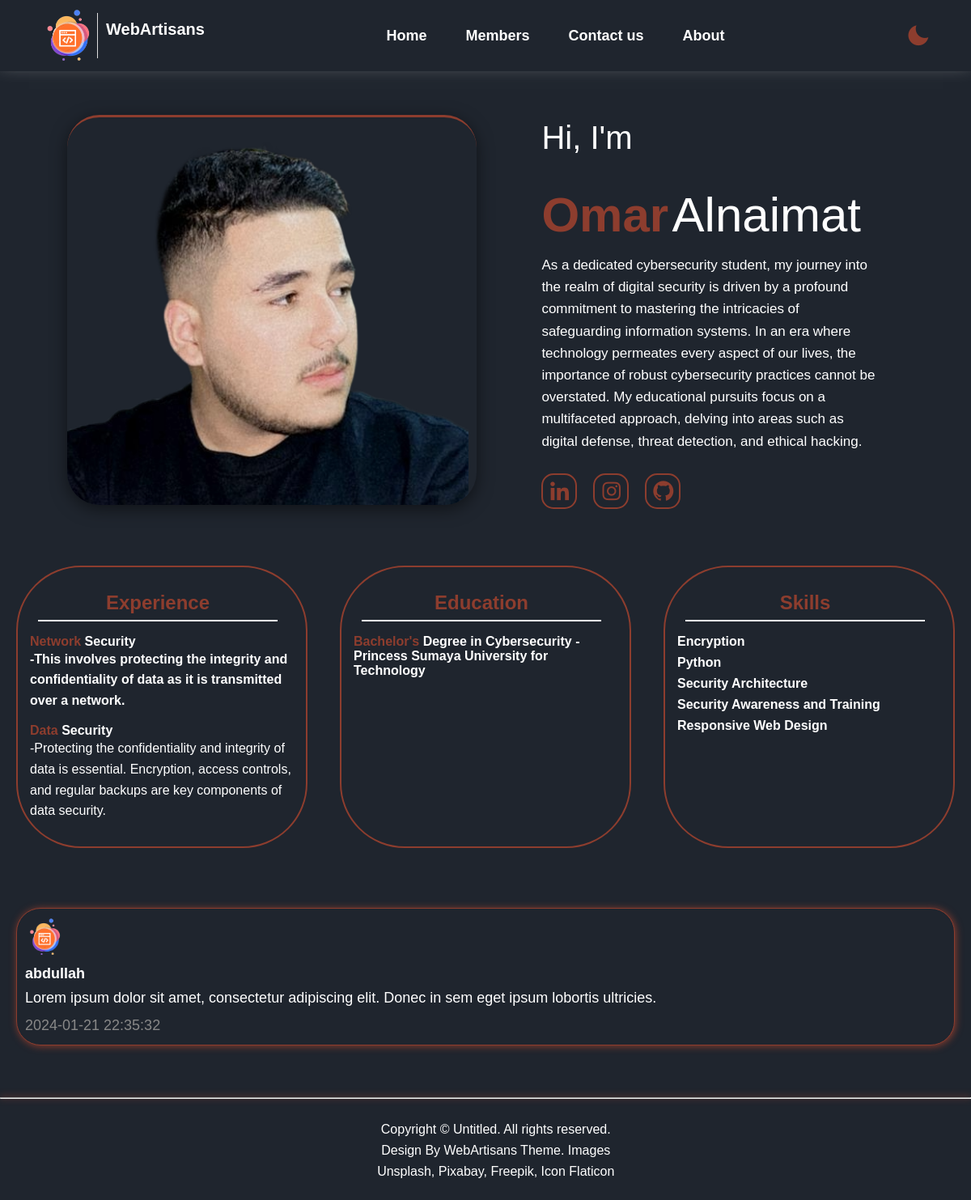
/pages/omar/myPage.php, run on the app's committed database.
### tables this page shows
CREATE TABLE `teammessages` (
  `first_name` text NOT NULL,
  `last_name` text DEFAULT NULL,
  `email` text DEFAULT NULL,
  `team_member` text NOT NULL,
  `message` text NOT NULL,
  `msg_date` text NOT NULL DEFAULT current_timestamp()
);

### pages/omar/myPage.php (the view, shortened to what this page needs)
<!DOCTYPE html>
<html lang="en">
<head>
    <link href="https://unpkg.com/boxicons@2.1.4/css/boxicons.min.css" rel="stylesheet">
</head>
<body>
<body>
    <header>
        <a href="../../home.html" class="logo">
            <img src="../../pics/logo.png">
            <p>WebArtisans</p>
        </a>
        <nav>
            <ul>
                <li class="lst-item titlebar"><a class="titlebar" href="../../home.html">Home</a></li>
                <li class="lst-item dropdown">
                    <a href="#" class="dropbtn titlebar">Members</a>
                </li>
                <li class="lst-item "><a class="titlebar" href="../../pages/contact/contact.html">Contact us</a></li>
                <li class="lst-item "><a class="titlebar" href="#">About</a></li>
            </ul>
        </nav>
        <i id="moonIcon" class="bx bxs-moon"></i>
    </header>
    <main>
        <section class="img-sec">
            <img src="pics/omar2.png" alt="person">
        </section>
        <section class="bio-sec">
            <p class="Greeting" style="font-size:40px;">Hi, I'm</p>
            <h1 style="display:inline;font-size:60px;"><span class="orange-txt">Omar</span></h1>
            <p class="Greeting" style="font-size:60px;display:inline;"> Alnaimat</p>
            <p>As a dedicated cybersecurity student, my journey into the realm of digital security is driven by a
                profound commitment to mastering the intricacies of safeguarding information systems. In an era where
                technology permeates every aspect of our
                lives, the importance of robust cybersecurity practices cannot be overstated. My educational pursuits
                focus on a multifaceted approach, delving into areas such as digital defense, threat detection, and
                ethical hacking.</p>
            <div class="social-media">
                <a href="https://www.linkedin.com/in/omar-aljaafreh-55355b2aa/" target="_blank"><i
                        class="bx bxl-linkedin"></i></a>
                <a href="https://www.instagram.com/_omar_aljaafreh_/" target="_blank"><i
                        class="bx bxl-instagram"></i></a>
                <a href="https://github.com/aljaafreh3" target="_blank"><i class="bx bxl-github"></i></a>
            </div>
        </section>
    </main>
    <section class="cv">
        <div class="section1">
            <h3 class="Experience">Experience</h3>
            <ul>
                <li>
                    <h4><span class="orange-txt">Network</span> Security
                        <h4>
                            <p>-This involves protecting the integrity and confidentiality of data as it is transmitted
                                over a network.</p>
                </li>
                <li>
                    <h4><span class="orange-txt">Data</span> Security</h4>
                    <p>-Protecting the confidentiality and integrity of data is essential. Encryption, access controls,
                        and regular backups are key components of data security.</p>
                </li>
            </ul>
        </div>
        <div class="section1">
            <h3 class="Education">Education</h3>
            <ul>
                <li>
                    <h4 class="tst"><span class="orange-txt">Bachelor's</span> Degree in Cybersecurity - Princess Sumaya
                        University for Technology</h4>
                </li>
            </ul>
        </div>
        <div class="section1">
            <h3 class="Skills">Skills</h3>
            <ul class="hobbies">
                <li><b>Encryption</b></li>
                <li><b>Python</b> </li>
                <li><b>Security Architecture</b> </li>
                <li><b>Security Awareness and Training</b></li>
                <li><b>Responsive Web Design</b></li>
            </ul>
        </div>
    </section>
    <br>
    <br>
    <br>
    <ul class="tsst">
<?php
                    $servername = "localhost";
                    $username = "root";
                    $password = "";
                    $dbname = "webartisans";
                    $conn = new mysqli($servername, $username, $password, $dbname);
                    $teamMember = "Omar";
                    $sql = "SELECT first_name, msg_date, message FROM teammessages WHERE team_member = '$teamMember'";
                    $result = $conn->query($sql);
                    if ($result->num_rows > 0) {
                        echo "<ul>";
                        while ($row = $result->fetch_assoc()) {
                            echo "<li class='msg'>";
                            echo "<img src='../../pics/logo.png' alt='user'>";
                            echo "<h3 class='usr-name'>" . htmlspecialchars($row['first_name']) . "</h3>";
                            echo "<p class='usr-msg' style='font-size:large;'>" . htmlspecialchars($row['message']) . "</p>";
                            echo "<p class='usr-date' style='font-size:large;'>" . htmlspecialchars($row['msg_date']) . "</p></li>";
                        }
                        echo "</ul>";
                    } else {
                    echo "<li>No messages yet for " . $teamMember . "</li>";
                    }
                ?>
    </ul>
    <br>
    <br>
    <br>
    <hr>
    <main>
        <footer>
            <p class="copyright">Copyright © Untitled. All rights reserved. Design By WebArtisans Theme. Images
                Unsplash, Pixabay, Freepik, Icon Flaticon</p>
        </footer>
    </main>
</body>
</html>

### pages/omar/myPage.php (style rules this page uses)
* { margin: 0; padding: 0; color: white; font-family: 'Gill Sans', 'Gill Sans MT', Calibri, 'Trebuchet MS', sans-serif; }
h2, p, li { font-family: 'Gill Sans', 'Gill Sans MT', Calibri, 'Trebuchet MS', sans-serif; }
body { background-color: #1f252e; font-family: 'Outfit', sans-serif; height: 100vh; width: 100%; }
header { display: flex; height: 7vh; box-shadow: 0px -12px 23px rgb(164, 163, 163); justify-content: space-between; align-items: center; padding: 16px 50px; }
nav { display: flex; align-items: center; }
nav>ul { display: flex; list-style-type: none; align-items: center; width: 100%; position: relative; }
.lst-item { margin: 15px 24px; font-size: 18px; font-weight: 600; }
.dropdown { position: relative; display: inline-block; }
.logo { display: flex; align-items: center; font-size: 20px; text-decoration: none; font-weight: 650; color: white; align-items: center; }
.logo>img { width: 70px; height: 70px; }
.lst-item>a { text-decoration: none; color: white; }
header>i { color: #8D3D2E; font-size: 25px; }
main { display: flex; justify-content: center; align-items: center; margin-top: auto; margin-bottom: auto; padding: 10px; position: relative; }
main>section { width: 35%; margin: 40px; }
.section1 { margin: 20px; margin-bottom: 20px; padding-bottom: 20px; background-color: #1f252e; border: 2px solid #8D3D2E; border-radius: 80px; overflow: hidden; width: 35%; padding: 15px; }
.copyright { margin-left: 40px; border-radius: 30px; overflow: hidden; width: 35%; padding: 15px; text-align: center; position: relative; left: 28%; }
.cv { display: flex; }
hr { color: #8D3D2E; box-shadow: 0px -1px 8px #8D3D2E; }
h3 { color: white; font-size: 1.5rem; margin-bottom: 1rem; }
p { line-height: 1.6; margin-bottom: 1rem; }
ul { list-style-type: none; padding: 0; margin: 0; }
li { margin-bottom: 0.5rem; }
.img-sec { box-shadow: 0px 5px 20px rgba(0, 0, 0, 0.5); border-radius: 40px; margin-left: 5px; border-top: 3px solid #8D3D2E; width: 506.8px; height: 478.98px; border-width: 3px; padding-bottom: 0; overflow: hidden; }
.img-sec>img { width: 100%; position: relative; top: 10px; left: -10px; }
.bio-sec { align-items: center; justify-content: center; }
span.orange-txt { color: #8D3D2E; }
.bio-sec>p { font-size: 17px; }
.bio-sec>h1 { padding: 10px 0; font-size: 35px; }
.Experience, .Education, .Skills { color: #8D3D2E; border-bottom: 2px solid white; text-align: center; width: auto; height: 30px; padding: 5px; margin-top: 10px; margin-right: 20px; margin-left: 10px; size: 7px; }
.social-media { display: flex; align-items: center; }
.social-media>a { color: #8D3D2E; border-radius: 15px; border: 2px solid #8D3D2E; text-align: center; width: auto; height: 30px; padding: 5px; margin-top: 10px; margin-right: 20px; }
.social-media>a>i { position: relative; top: 0.5px; left: 0.3px; }
.bx { font-size: 30px; color: #8D3D2E; }
li.msg { display: flex; flex-direction: column; align-items: flex-start; background-color: #1f252e; border: 1px solid #8D3D2E; border-radius: 30px; padding: 10px; margin-bottom: 10px; margin-left: 20px; margin-right: 20px; box-shadow: 1px 1px 10px #8D3D2E; }
li.msg img { width: 50px; height: 50px; border-bottom: 50%; margin-bottom: 10px; }
li.msg h3.usr-name { font-size: 18px; margin: 0; }
li.msg p.usr-msg { font-size: 14px; margin: 5px 0; }
li.msg p.usr-date { font-size: 12px; color: #888; margin: 0; }

### data on the page
teammessages: first_name "abdullah", message "Lorem ipsum dolor sit amet, consectetur adipiscing elit. Donec in sem eget ipsum lobortis ultricies.", msg_date "2024-01-21 22:35:32"
